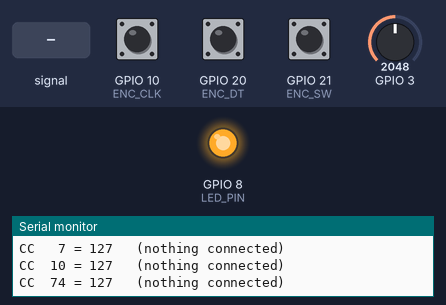
Bench run of a sketch on a simulated ESP32-C3. Parts: output pins drawn as LEDs (lit = HIGH), the last lines printed to the serial monitor. Inputs (shaded band) come from the test bench; at power-on: GPIO 3 = 2048, GPIO 10 (ENC_CLK) HIGH, GPIO 20 (ENC_DT) HIGH, GPIO 21 (ENC_SW) HIGH. Nothing arrives over Bluetooth unless stated; a phone connects over Bluetooth LE 3 s after start; pins used as bus, display or sensor lines are not drawn.

Above: at 1.2 s.
1.3 s: GPIO 3 fed a 200 Hz sine of ±327 counts around its level
At 3.4 s:
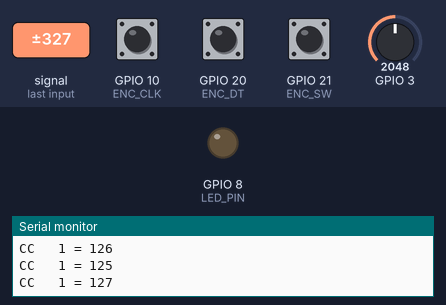
4.3 s: GPIO 3 set to 491
5.8 s: GPIO 3 set to 0
Timing chart, 0 to 8.8 s (numbered marks = the images above; inputs shaded):
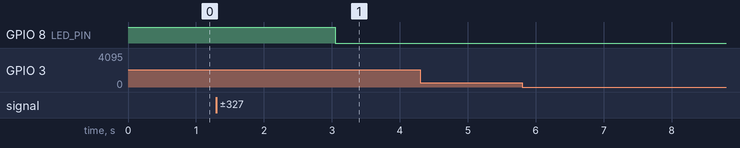

The sketch:

knob_controller.ino
```cpp
// ElTech-Online ESP32 Knob Controller — four knobs and a rotary encoder that
// show up on your phone, tablet or computer as a wireless (Bluetooth) MIDI
// controller for music apps.
//
// BETA: this sketch compiles but has not been fully tested on hardware yet.
//
// Two techniques in one kit:
//   - CD74HC4067 multiplexer -> MULTIPLEXING: reading many analog parts
//     through ONE analog pin, by switching between them very quickly
//   - Bluetooth Low Energy   -> the board announces itself as a standard
//     BLE-MIDI device, so music apps use it without any driver
//
// MIDI is the language music gear has used since 1983. A knob sends "Control
// Change" (CC) messages: three numbers saying which channel, which control
// (0-127) and its new value (0-127). The app decides what each control does.
//
// Libraries needed: none to install. BLE is built into the ESP32 board package.
// Board package: esp32 by Espressif Systems
// This kit does not use WiFi.
//
// How to use:
//   1. Flash this sketch. Serial Monitor prints every message it sends, so you
//      can test the knobs before connecting anything.
//   2. Connect from your device. It appears as "ElTech Knobs":
//        iPhone/iPad: in GarageBand (Settings > Advanced > Bluetooth MIDI
//                     Devices) or any app with a Bluetooth MIDI screen
//        Mac:         Audio MIDI Setup > Window > Show MIDI Studio > Bluetooth
//      It does NOT appear in the normal Bluetooth settings list.
//   3. In your music app, use "MIDI learn" to tie each knob to a control.
// Full source, wiring diagram and setup guide: github.com/eltech-online/eltech-esp32-midi-controller
//
// ---------------------------------------------------------------------------
// New to Arduino code? How to read this file
// ---------------------------------------------------------------------------
// Lines starting with // are comments: notes for people, ignored by the board.
// The file is in this order, and you can read it top to bottom:
//   1. Settings       - pin numbers and MIDI numbers you can safely change
//   2. Multiplexer    - choosing a channel and reading its knob
//   3. Bluetooth MIDI - announcing the device and sending a message
//   4. Encoder        - the fifth, endless knob
//   5. setup()        - runs ONCE when the board is powered on
//   6. loop()         - then runs over and over, forever
// A good first experiment: change the numbers in KNOB_CC below and upload.

#include <BLEDevice.h>
#include <BLEServer.h>
#include <BLEUtils.h>

// ---- Pins ----
#define MUX_S0  4    // multiplexer S0
#define MUX_S1  5    // multiplexer S1
#define MUX_S2  6    // multiplexer S2
#define MUX_S3  7    // multiplexer S3
#define MUX_SIG 3    // multiplexer SIG. Must be an analog pin (GPIO 0-4 on the ESP32-C3)
#define ENC_CLK 10   // encoder CLK
#define ENC_DT  20   // encoder DT
#define ENC_SW  21   // encoder SW (the push button)
#define LED_PIN 8    // the blue LED already on the board: lit while a device is connected

// ---- MIDI numbers ----
const char* DEVICE_NAME = "ElTech Knobs";   // the name your phone or computer shows
const int MIDI_CHANNEL = 1;                 // 1-16

// How many knobs are on the multiplexer, and which MIDI control each one is.
// These four are standard ones most apps already understand:
//   1 = modulation, 7 = volume, 10 = pan, 74 = filter cutoff ("brightness")
// The multiplexer has 16 channels, so you can add up to 12 more knobs later:
// raise KNOB_COUNT and add their numbers here.
const int KNOB_COUNT = 4;
const int KNOB_CC[KNOB_COUNT] = { 1, 7, 10, 74 };
const int ENCODER_CC = 20;   // the encoder's own value, 0-127
const int BUTTON_CC  = 21;   // the encoder's push button: 127 = on, 0 = off (it toggles)

// ---- Knob range ----
// The ESP32-C3's converter only measures accurately up to about 2500 mV. A
// knob wired straight across 3.3 V would go past that, and the last quarter
// of its travel would do nothing. So the four knobs share a "knob rail" that
// is fed from 3.3 V through a 1 k resistor, which brings the top of the rail
// down to about 2.4 V (the README shows the sum).
//
// The exact figure depends on your own knobs and resistor, so the sketch does
// not guess it: the rail is also wired to multiplexer channel 15, and the
// board MEASURES it. A knob's position is then its voltage as a fraction of
// the rail's. Measuring against a reference like this is called a
// "ratiometric" measurement, and it needs no calibration.
#define REFERENCE_CHANNEL 15      // multiplexer channel wired to the knob rail
const int KNOB_MIN_MV = 40;       // below this counts as fully down (0)
const int KNOB_TOP_MARGIN_MV = 40;// this close to the rail counts as fully up (127)
// The self-test fails a rail outside these: too high means the resistor is
// missing, too low means the rail is not connected.
const int RAIL_MIN_MV = 1800, RAIL_MAX_MV = 2600;

// Turning the encoder the "wrong" way round? Change false to true.
const bool ENC_REVERSE = false;

// ---------------------------------------------------------------------------
// Multiplexer
// ---------------------------------------------------------------------------
// The CD74HC4067 is a 16-way rotary switch worked by electricity instead of by
// hand. Its SIG pin is connected to ONE of its 16 channel pins (C0-C15), and
// the four S pins choose which. Together S3 S2 S1 S0 spell the channel number
// in binary:
//     channel 0 = 0000     channel 1 = 0001     channel 2 = 0010
//     channel 3 = 0011     ...                  channel 15 = 1111
// So with 4 output pins and 1 analog pin, the board can read 16 knobs.

// Connects the multiplexer's SIG pin to this channel (0-15).
void selectMuxChannel(int channel) {
  // "channel & 1" is the lowest binary digit of the number; ">> 1" slides the
  // digits one place right so the next one can be picked off the same way.
  digitalWrite(MUX_S0, (channel >> 0) & 1);
  digitalWrite(MUX_S1, (channel >> 1) & 1);
  digitalWrite(MUX_S2, (channel >> 2) & 1);
  digitalWrite(MUX_S3, (channel >> 3) & 1);
  delayMicroseconds(200);   // give the switch and the pin a moment to settle
}

// Reads one knob and returns its voltage in millivolts. Four readings are
// averaged, because a single one jumps around a little.
int readKnobMillivolts(int channel) {
  selectMuxChannel(channel);
  long total = 0;
  for (int i = 0; i < 4; i++) total += analogReadMilliVolts(MUX_SIG);
  return total / 4;
}

// What each knob last sent, and a smoothed copy of its voltage.
int knobValue[KNOB_COUNT];        // 0-127, or -1 before the first reading
float knobSmoothMv[KNOB_COUNT];
float railMv = 2400;              // the knob rail's measured voltage, smoothed

void sendControlChange(int control, int value);   // written further down

// Reads every knob and sends a MIDI message for each one that moved.
void readKnobs() {
  // First the reference: how many millivolts is "fully up" right now? It
  // hardly changes, so it is smoothed heavily (a tenth of the way each time).
  railMv += (readKnobMillivolts(REFERENCE_CHANNEL) - railMv) * 0.1;
  float topMv = railMv - KNOB_TOP_MARGIN_MV;
  if (topMv < KNOB_MIN_MV + 127) topMv = KNOB_MIN_MV + 127;   // rail missing: avoid dividing by ~0

  for (int i = 0; i < KNOB_COUNT; i++) {
    int mv = readKnobMillivolts(i);

    // Smoothing: move the stored value a quarter of the way towards the new
    // reading each time. Sudden jitter is flattened; a real turn still gets
    // through within a few readings.
    knobSmoothMv[i] += (mv - knobSmoothMv[i]) * 0.25;

    // Scale the voltage to MIDI's 0-127 range: KNOB_MIN_MV is 0, the top of
    // the rail is 127, and anything in between is in proportion.
    float mvPerStep = (topMv - KNOB_MIN_MV) / 127.0;
    int value = constrain((int)lround((knobSmoothMv[i] - KNOB_MIN_MV) / mvPerStep), 0, 127);

    // A knob resting exactly on the border between two values would flicker
    // between them forever. So a change of 1 is only accepted when the voltage
    // is clearly inside the new value's band (this is called "hysteresis").
    float centreOfLast = KNOB_MIN_MV + knobValue[i] * mvPerStep;
    bool movedEnough = fabs(knobSmoothMv[i] - centreOfLast) > mvPerStep * 0.8;

    if (knobValue[i] < 0 || (value != knobValue[i] && movedEnough)) {
      knobValue[i] = value;
      sendControlChange(KNOB_CC[i], value);
    }
  }
}

// ---------------------------------------------------------------------------
// Bluetooth MIDI
// ---------------------------------------------------------------------------
// A Bluetooth Low Energy device offers "services", and each service has
// "characteristics": named slots that data goes in and out of. Every one has a
// long ID number. BLE-MIDI is simply an agreement that a MIDI device offers a
// service with THIS ID, containing one characteristic with THAT ID. Any app
// that knows the agreement can then use any such device.
#define MIDI_SERVICE_UUID        "03b80e5a-ede8-4b33-a751-6ce34ec4c700"
#define MIDI_CHARACTERISTIC_UUID "7772e5db-3868-4112-a1a9-f2669d106bf3"

BLECharacteristic* midiCharacteristic = NULL;
bool deviceConnected = false;

// The Bluetooth code calls these two functions by itself when a phone or
// computer connects or disconnects.
class ConnectionEvents : public BLEServerCallbacks {
  void onConnect(BLEServer* server) {
    deviceConnected = true;
    Serial.println("Bluetooth: device connected");
  }
  void onDisconnect(BLEServer* server) {
    deviceConnected = false;
    Serial.println("Bluetooth: device disconnected");
    server->startAdvertising();   // become visible again for the next connection
  }
};

// Sets up the MIDI service and starts "advertising": broadcasting the device's
// name a few times a second so that apps can find it.
void startBluetoothMidi() {
  BLEDevice::init(DEVICE_NAME);
  BLEServer* server = BLEDevice::createServer();
  server->setCallbacks(new ConnectionEvents());

  BLEService* service = server->createService(MIDI_SERVICE_UUID);
  midiCharacteristic = service->createCharacteristic(
    MIDI_CHARACTERISTIC_UUID,
    BLECharacteristic::PROPERTY_READ | BLECharacteristic::PROPERTY_WRITE_NR | BLECharacteristic::PROPERTY_NOTIFY);
  // PROPERTY_NOTIFY is what lets the board push messages to the other side
  // the moment a knob moves, instead of waiting to be asked.
  service->start();

  BLEAdvertising* advertising = BLEDevice::getAdvertising();
  advertising->addServiceUUID(MIDI_SERVICE_UUID);   // "I am a MIDI device"
  advertising->setScanResponse(true);
  BLEDevice::startAdvertising();
}

// Sends one Control Change message: "control number `control` is now `value`".
//
// A BLE-MIDI packet is 5 bytes:
//   byte 0, 1 = a timestamp in milliseconds, split over two bytes, each with
//               its top bit set (that is what "| 0x80" does)
//   byte 2    = 0xB0 + channel: "this is a Control Change on that channel"
//   byte 3    = which control, 0-127
//   byte 4    = its new value, 0-127
void sendControlChange(int control, int value) {
  Serial.printf("CC %3d = %3d%s\n", control, value, deviceConnected ? "" : "   (nothing connected)");
  if (!deviceConnected) return;

  unsigned long t = millis();
  uint8_t packet[5];
  packet[0] = 0x80 | ((t >> 7) & 0x3F);
  packet[1] = 0x80 | (t & 0x7F);
  packet[2] = 0xB0 | ((MIDI_CHANNEL - 1) & 0x0F);
  packet[3] = control & 0x7F;
  packet[4] = value & 0x7F;
  midiCharacteristic->setValue(packet, 5);
  midiCharacteristic->notify();   // push it to the connected device
}

// ---------------------------------------------------------------------------
// Encoder
// ---------------------------------------------------------------------------
// Unlike the four knobs, the encoder has no end stops and no "position": it
// only reports clicks, clockwise or anticlockwise. Inside are two switches, CLK
// and DT; when CLK falls, DT is still high for one direction and already low
// for the other. An INTERRUPT counts the clicks so none are missed.
// "volatile" tells the compiler the value can change at any moment.
volatile int encoderSteps = 0;
volatile unsigned long lastEncoderUs = 0;

void IRAM_ATTR encoderTurned() {
  unsigned long now = micros();
  if (now - lastEncoderUs < 1500) return;   // ignore contact bounce
  lastEncoderUs = now;
  bool clockwise = digitalRead(ENC_DT) == HIGH;
  if (ENC_REVERSE) clockwise = !clockwise;
  encoderSteps += clockwise ? 1 : -1;
}

int encoderValue = 64;      // starts in the middle of 0-127
bool buttonOn = false;

void readEncoder() {
  // Take the count and reset it, with interrupts paused for those two lines so
  // a click can't land in between and get lost.
  noInterrupts();
  int steps = encoderSteps;
  encoderSteps = 0;
  interrupts();

  if (steps != 0) {
    int newValue = constrain(encoderValue + steps * 2, 0, 127);   // 2 per click
    if (newValue != encoderValue) {
      encoderValue = newValue;
      sendControlChange(ENCODER_CC, encoderValue);
    }
  }

  // The button toggles: press once for on (127), again for off (0).
  // ("static" makes these keep their values between runs of loop().)
  static bool wasDown = false;
  static unsigned long lastChangeMs = 0;
  bool down = digitalRead(ENC_SW) == LOW;   // the button connects SW to GND
  if (down != wasDown && millis() - lastChangeMs > 30) {   // 30 ms: ignore contact bounce
    lastChangeMs = millis();
    wasDown = down;
    if (down) {
      buttonOn = !buttonOn;
      sendControlChange(BUTTON_CC, buttonOn ? 127 : 0);
    }
  }
}

// ---------------------------------------------------------------------------
// setup() runs once at power-on, loop() then runs forever
// ---------------------------------------------------------------------------

void setup() {
  Serial.begin(115200);

  pinMode(MUX_S0, OUTPUT);
  pinMode(MUX_S1, OUTPUT);
  pinMode(MUX_S2, OUTPUT);
  pinMode(MUX_S3, OUTPUT);
  analogSetPinAttenuation(MUX_SIG, ADC_11db);   // the ESP32-C3's widest measuring range
  pinMode(LED_PIN, OUTPUT);
  digitalWrite(LED_PIN, HIGH);                  // the LED is "active low": HIGH = off

  // Is the encoder connected? Its module pulls CLK and DT up to 3.3 V. With
  // the ESP32's own weak pull-DOWN switched on, the pins read HIGH only if the
  // module is really there.
  pinMode(ENC_CLK, INPUT_PULLDOWN);
  pinMode(ENC_DT, INPUT_PULLDOWN);
  delay(10);
  bool encoderOK = digitalRead(ENC_CLK) == HIGH && digitalRead(ENC_DT) == HIGH;

  pinMode(ENC_CLK, INPUT_PULLUP);
  pinMode(ENC_DT, INPUT_PULLUP);
  pinMode(ENC_SW, INPUT_PULLUP);   // the button has no pull-up of its own
  attachInterrupt(digitalPinToInterrupt(ENC_CLK), encoderTurned, FALLING);

  Serial.println("========================================");
  Serial.println("           ElTech-Online");
  Serial.println("   ESP32 Knob Controller (BETA)");
  Serial.println("========================================");
  Serial.println("--- Self-test ---");
  // The knobs can't be "found", only read. Each should print a voltage that
  // changes when you turn it; an unconnected channel gives a random drifting one.
  for (int i = 0; i < KNOB_COUNT; i++) {
    int mv = readKnobMillivolts(i);
    knobSmoothMv[i] = mv;
    knobValue[i] = -1;             // -1 = "nothing sent yet", so the first reading is sent
    Serial.printf("Knob %d (C%d):  %4d mV (turn it and check the CC messages below)\n", i + 1, i, mv);
  }
  // The knob rail CAN be tested: with the 1 k resistor in place it sits near 2.4 V.
  railMv = readKnobMillivolts(REFERENCE_CHANNEL);
  bool railOK = railMv >= RAIL_MIN_MV && railMv <= RAIL_MAX_MV;
  Serial.printf("Knob rail:     %s (%d mV on C%d)\n", railOK ? "OK" : "BAD READING", (int)railMv, REFERENCE_CHANNEL);
  Serial.print("Encoder:       "); Serial.println(encoderOK ? "OK" : "NOT FOUND");

  startBluetoothMidi();
  Serial.println("Bluetooth:     advertising as \"" + String(DEVICE_NAME) + "\"");
  Serial.print("RESULT:        "); Serial.println(encoderOK && railOK ? "PASS" : "FAIL");
}

void loop() {
  // Read the knobs 100 times a second. millis() is the number of milliseconds
  // since the board started; we note when we last read and only read again
  // once 10 ms have gone by. ("static" makes lastRead keep its value between
  // runs of loop().)
  static unsigned long lastRead = 0;
  if (millis() - lastRead >= 10) {
    lastRead = millis();
    readKnobs();
    readEncoder();
    digitalWrite(LED_PIN, deviceConnected ? LOW : HIGH);   // LOW = LED on
  }
}
```
